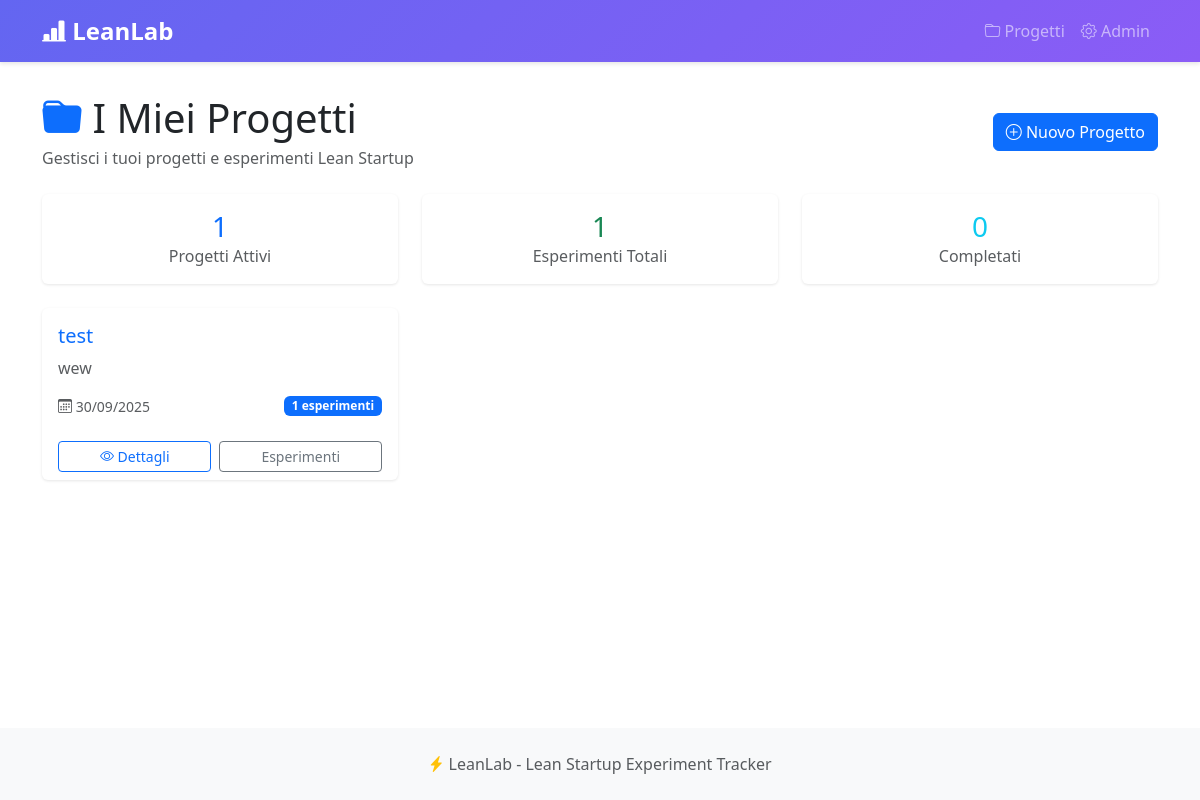
The app's page /projects/, older data.
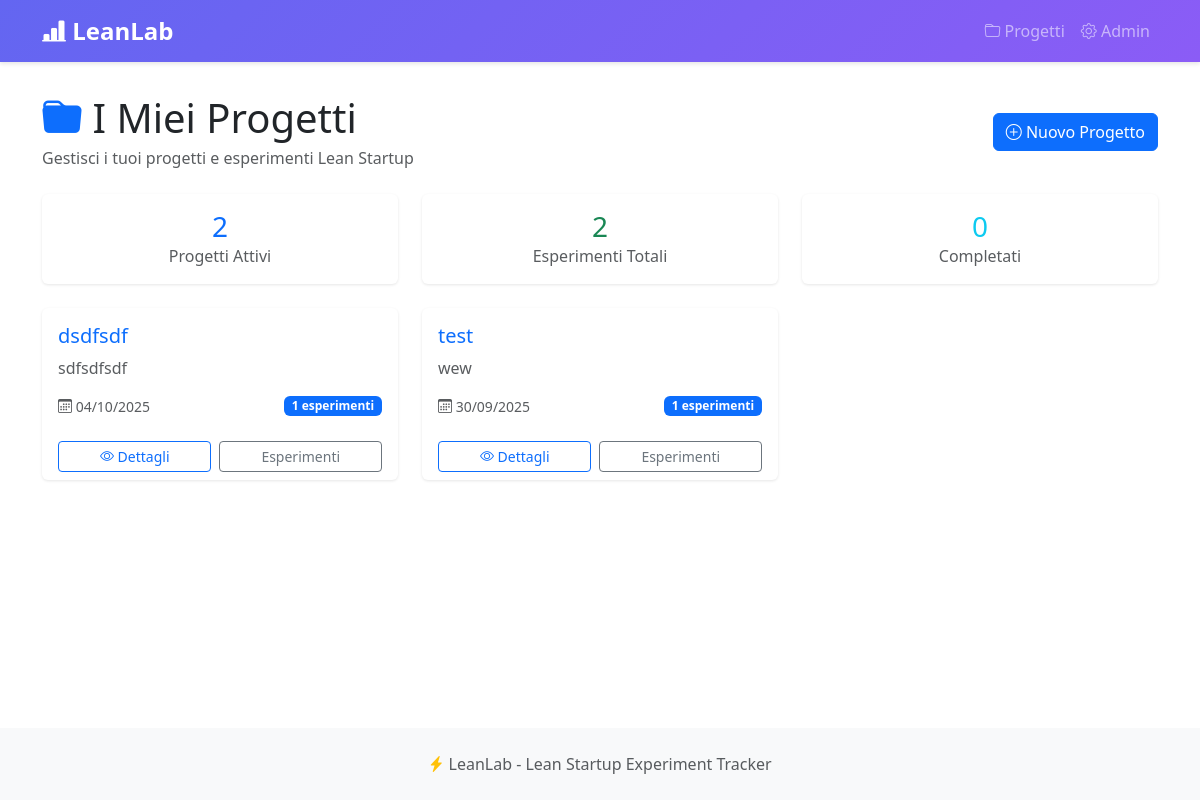
The same page, newer data.
### projects/models.py (models this page shows, shortened)
class Project(models.Model):
    name = models.CharField(max_length=200, verbose_name="Nome Progetto")
    description = models.TextField(blank=True, verbose_name="Descrizione")
    created_at = models.DateTimeField(auto_now_add=True)
    updated_at = models.DateTimeField(auto_now=True)
    is_active = models.BooleanField(default=True, verbose_name="Attivo")
    class Meta:
        verbose_name = "Progetto"
        verbose_name_plural = "Progetti"
        ordering = ['-created_at']

### projects/views.py (the view)
# urls.py: path('', views.project_list, name='list'),
def project_list(request):
    projects = Project.objects.filter(is_active=True).prefetch_related('experiments').order_by('-created_at')
    total_experiments = Experiment.objects.filter(project__is_active=True).count()
    completed_experiments = Experiment.objects.filter(
        project__is_active=True,
        status='completed'
    ).count()
    context = {
        'projects': projects,
        'total_projects': projects.count(),
        'total_experiments': total_experiments,
        'completed_experiments': completed_experiments,
    }
    return render(request, 'project_list.html', context)

### projects/templates/project_list.html (shortened to what this page needs)
{% extends 'base.html' %}
{% block content %}
<div class="d-flex justify-content-between align-items-center mb-4">
    <div>
        <h1 class="mb-1">
            <i class="bi bi-folder-fill text-primary"></i> I Miei Progetti
        </h1>
        <p class="text-muted mb-0">Gestisci i tuoi progetti e esperimenti Lean Startup</p>
    </div>
    <a href="{% url 'projects:create' %}" class="btn btn-primary">
        <i class="bi bi-plus-circle"></i> Nuovo Progetto
    </a>
</div>
<div class="row mb-4">
    <div class="col-md-4">
        <div class="card text-center">
            <div class="card-body">
                <h3 class="text-primary mb-0">{{ total_projects }}</h3>
                <p class="text-muted mb-0">Progetti Attivi</p>
            </div>
        </div>
    </div>
    <div class="col-md-4">
        <div class="card text-center">
            <div class="card-body">
                <h3 class="text-success mb-0">{{ total_experiments }}</h3>
                <p class="text-muted mb-0">Esperimenti Totali</p>
            </div>
        </div>
    </div>
    <div class="col-md-4">
        <div class="card text-center">
            <div class="card-body">
                <h3 class="text-info mb-0">{{ completed_experiments }}</h3>
                <p class="text-muted mb-0">Completati</p>
            </div>
        </div>
    </div>
</div>
{% if projects %}
<div class="row">
    {% for project in projects %}
    <div class="col-md-6 col-lg-4 mb-4">
        <div class="card h-100">
            <div class="card-body">
                <h5 class="card-title">
                    <a href="{% url 'projects:detail' project.pk %}" class="text-decoration-none">
                        {{ project.name }}
                    </a>
                </h5>
                <p class="card-text text-muted">
                    {{ project.description|truncatewords:20|default:"Nessuna descrizione" }}
                </p>
                <div class="d-flex justify-content-between align-items-center mt-3">
                    <small class="text-muted">
                        <i class="bi bi-calendar3"></i>
                        {{ project.created_at|date:"d/m/Y" }}
                    </small>
                    <span class="badge bg-primary">
                        {{ project.experiments.count }} esperimenti
                    </span>
                </div>
            </div>
            <div class="card-footer bg-transparent border-top-0">
                <div class="d-flex gap-2">
                    <a href="{% url 'projects:detail' project.pk %}"
                       class="btn btn-sm btn-outline-primary flex-fill">
                        <i class="bi bi-eye"></i> Dettagli
                    </a>
                    <a href="{% url 'projects:experiment_list' project.pk %}"
                       class="btn btn-sm btn-outline-secondary flex-fill">
                         Esperimenti
                    </a>
                </div>
            </div>
        </div>
    </div>
    {% endfor %}
</div>
{% endif %}
{% endblock %}

Row changes from the older to the newer data that the page shows:
added Project: name "dsdfsdf", description "sdfsdfsdf", created_at "04/10/2025", experiments.count "1"
Text that changed along with them:
{{ total_projects }}: "1" → "2"
{{ total_experiments }}: "1" → "2"
